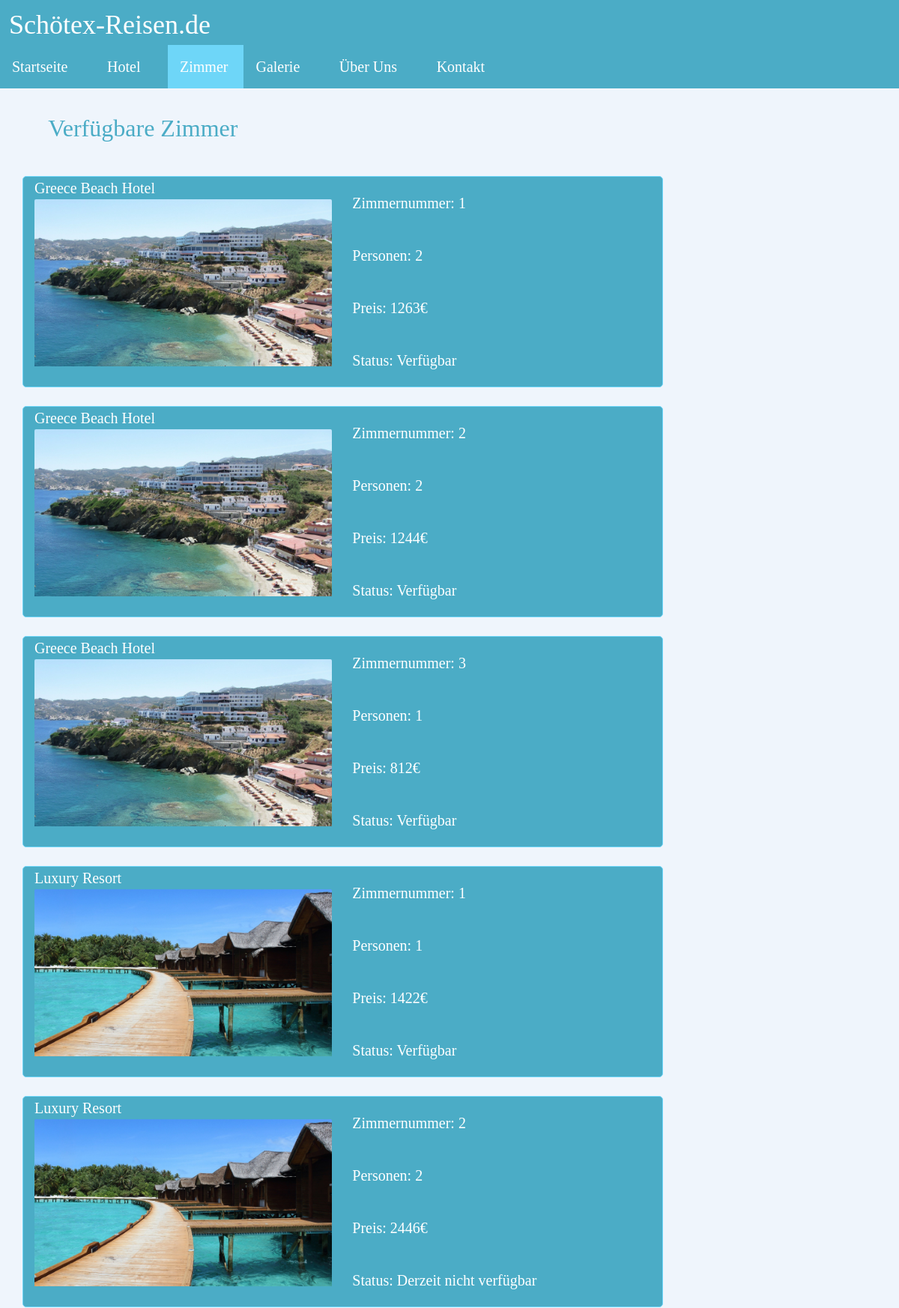
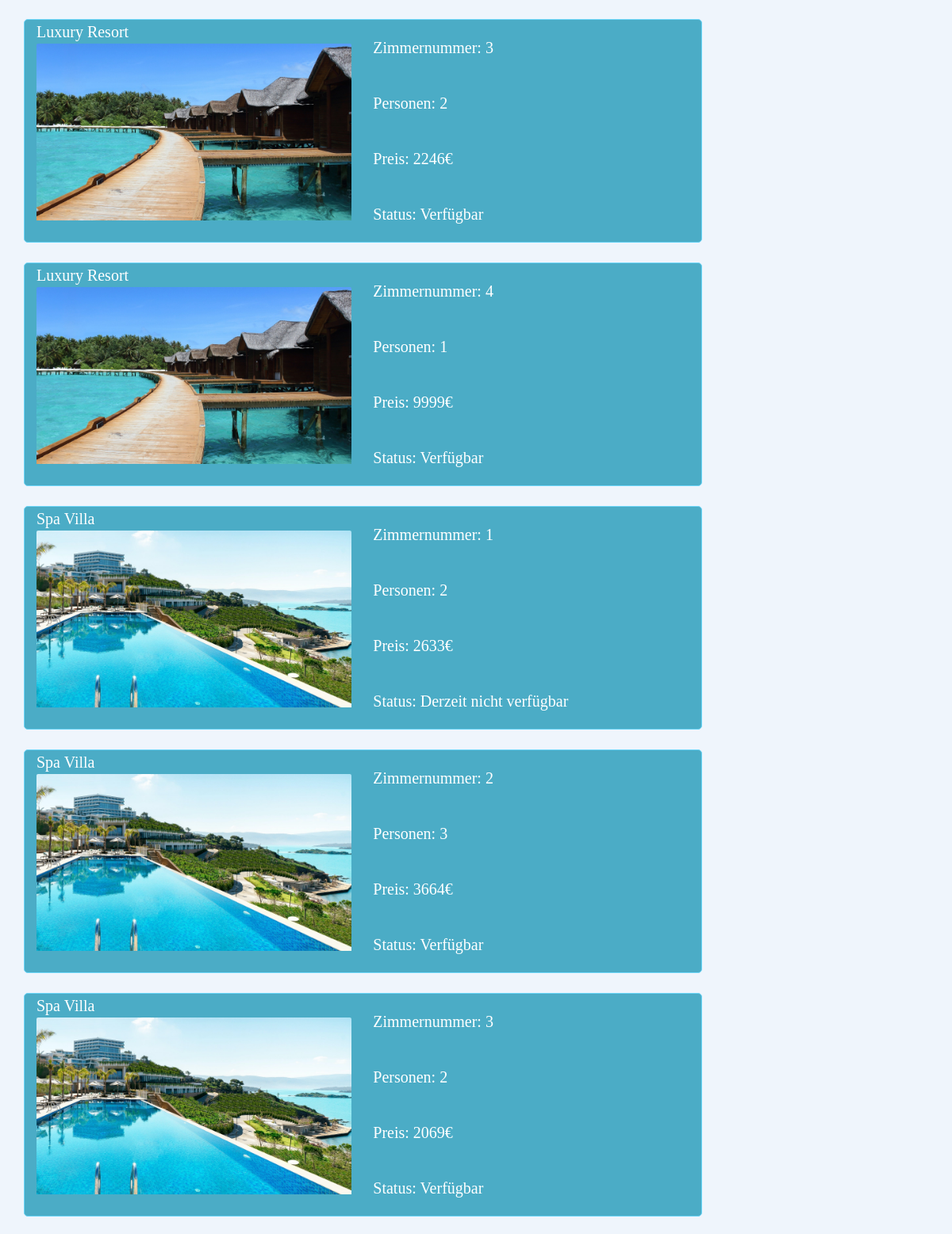
Screenshot of /zimmer.php (upper part) with the database file from the repository (2 pictures, top to bottom).
### tables this page shows
CREATE TABLE IF NOT EXISTS `zimmer` (
  `Nummer` int(11) DEFAULT NULL,
  `HotelID` int(11) DEFAULT NULL,
  `Personen` int(11) DEFAULT NULL,
  `Preis` int(11) DEFAULT NULL,
  `Verfuegbarkeit` varchar(50) DEFAULT NULL,
  KEY `FK_zimmer_hotels` (`HotelID`),
  CONSTRAINT `FK_zimmer_hotels` FOREIGN KEY (`HotelID`) REFERENCES `hotels` (`ID`) ON DELETE NO ACTION ON UPDATE NO ACTION
);

CREATE TABLE IF NOT EXISTS `hotels` (
  `ID` int(11) NOT NULL AUTO_INCREMENT,
  `Name` varchar(25) NOT NULL DEFAULT '0',
  `Ort` varchar(50) DEFAULT NULL,
  `Zimmer` int(11) NOT NULL DEFAULT 0,
  `Sterne` int(11) NOT NULL DEFAULT 1,
  PRIMARY KEY (`ID`)
);

### controller/ZimmerController.php (called while the page is built, shortened)
<?php
include "model/zimmerModel.php";
class ZimmerController extends Controller
{
    public function verarbeiteDaten()
    {
        $arrZimmer = zimmerModel::loadRooms();
        include 'view/layout.php';
    }
}

### zimmer.php (called while the page is built)
<?php
include 'controller/zimmerController.php';
$objZimmerController = new zimmerController();
$objZimmerController->verarbeiteDaten();

### model/Model.php (called while the page is built)
<?php
abstract class Model
{
    protected static function return_sql_data($strSQL){
        $objDb_con = mysqli_connect("localhost", "root", "", "schoetexreisen", "3306");
        $arrDB_return = mysqli_query($objDb_con, $strSQL);
        return mysqli_fetch_all($arrDB_return);
    }
}

### model/ZimmerModel.php (called while the page is built, shortened)
<?php
include "Model.php";
class ZimmerModel extends Model
{
    public function __construct($intZimmerNummer, $intHotelID, $intPersonen, $floatPreis, $strVerfuegbar, $strHotelName)
    {
        $this->intZimmerNummer = $intZimmerNummer;
        $this->intHotelID = $intHotelID;
        $this->intPersonen = $intPersonen;
        $this->floatPreis = $floatPreis;
        $this->strVerfuegbar = $strVerfuegbar;
        $this->strHotelName = $strHotelName;
    }
    public static function loadRooms()
    {
        if (isset($_GET['ID'])) {
            $strSearchReq = intval($_GET['ID']);
            $objAlleZimmer = Model::return_sql_data("SELECT zimmer.Nummer,zimmer.HotelID,zimmer.Personen,zimmer.Preis, zimmer.verfuegbarkeit, hotels.Name
            FROM zimmer
            INNER JOIN hotels ON hotels.ID = zimmer.HotelID WHERE ID={$strSearchReq} ORDER BY Name, Nummer");
        } else {
            $objAlleZimmer = Model::return_sql_data("SELECT zimmer.Nummer,zimmer.HotelID,zimmer.Personen,zimmer.Preis, zimmer.verfuegbarkeit, hotels.Name
            FROM zimmer INNER JOIN hotels ON hotels.ID = zimmer.HotelID ORDER BY Name, Nummer");
        }
        $arrZimmer = [];
        foreach ($objAlleZimmer as $arrRow) {
            $objZimmer = new zimmerModel($arrRow[0], $arrRow[1], $arrRow[2], $arrRow[3], $arrRow[4], $arrRow[5]);
            $arrZimmer[] = $objZimmer;
        }
        return $arrZimmer;
    }
}

### view/zimmerView.php (the view, shortened to what this page needs)
<div class='container text-section'>
    <div class='row'>
        <h2>Verfügbare Zimmer <i class='fa-duotone fa-umbrella-beach'></i></h2>
    </div>
    <?php
        foreach ($arrZimmer as $value) {
            echo "
        <div class='row'>
            <div class='col-12 col-sm-11 col-xxl-8 col-lg-9 hotelboarder'>
                <div class='row'>
                    <div class='col-12 col-md-6 col-sm-12 nopad'>
                    <div class='row picheader nopad'><div class=''>$value->strHotelName</div></div>
                    <div class='row nopad roomimg'>
                        <div><a href='
                           galerie.php?ID=$value->intHotelID'><img src='bilder/hotels/$value->intHotelID/1.jpg' alt=''></a></div>
                    </div>
                    </div>
                    <div class='col col-xxl-6 '>
                        <div class=''>
                        <div class='infosectionroom'>
                            <div class='row'><p>Zimmernummer: $value->intZimmerNummer</p></div>
                            <div class='row'><p>Personen: $value->intPersonen</p></div>
                            <div class='row'><p>Preis: {$value->floatPreis}€</p></div>
                            <div class='row status'><p>Status: $value->strVerfuegbar</p></div>
                        </div>
                        </div>
                    </div>
                </div>
            </div>
            <div class='col col-sm-1 col-xxl-4 col-lg-3'>
            </div>
        </div>
   ";
    }
    ?>
</div>

### css/style.css (style rules this page uses)
* { font-family: Calibri, serif; margin: 0; padding: 0; font-size: 20px; }
body { background-color: #eff5fc !important; }
.text-section h2 { padding: 3%; color: #4bacc6; font-size: 32px; font-weight: normal; }
.text-section p { padding-left: 3%; }
.nopad { padding: 0 !important; margin: 0 !important; }

### css/hotel.css (style rules this page uses)
.hotelboarder { margin-bottom: 25px; border: #6ed6f8 1px solid; border-radius: 5px; background-color: #4bacc6; color: white; }

### css/zimmer.css (style rules this page uses)
.roomimg img { height: auto; width: 100%; float: left; position: relative; border-radius: 2px; padding-bottom: 20px; padding-top: 0; }
.picheader div { margin-left: 15px; margin-right: 0; padding-left: 0; width: 80%; }
.infosectionroom p { margin-top: 20px; }
.status p { padding-right: 0; }

### rows the page displays
zimmer: HotelID.Name "Greece Beach Hotel", Nummer "1", Personen "2", Preis "1263", Verfuegbarkeit "Verfügbar"
zimmer: HotelID.Name "Greece Beach Hotel", Nummer "2", Personen "2", Preis "1244", Verfuegbarkeit "Verfügbar"
zimmer: HotelID.Name "Greece Beach Hotel", Nummer "3", Personen "1", Preis "812", Verfuegbarkeit "Verfügbar"
zimmer: HotelID.Name "Luxury Resort", Nummer "1", Personen "1", Preis "1422", Verfuegbarkeit "Verfügbar"
zimmer: HotelID.Name "Luxury Resort", Nummer "2", Personen "2", Preis "2446", Verfuegbarkeit "Derzeit nicht verfügbar"
zimmer: HotelID.Name "Luxury Resort", Nummer "3", Personen "2", Preis "2246", Verfuegbarkeit "Verfügbar"
zimmer: HotelID.Name "Luxury Resort", Nummer "4", Personen "1", Preis "9999", Verfuegbarkeit "Verfügbar"
zimmer: HotelID.Name "Spa Villa", Nummer "1", Personen "2", Preis "2633", Verfuegbarkeit "Derzeit nicht verfügbar"
zimmer: HotelID.Name "Spa Villa", Nummer "2", Personen "3", Preis "3664", Verfuegbarkeit "Verfügbar"
zimmer: HotelID.Name "Spa Villa", Nummer "3", Personen "2", Preis "2069", Verfuegbarkeit "Verfügbar"
